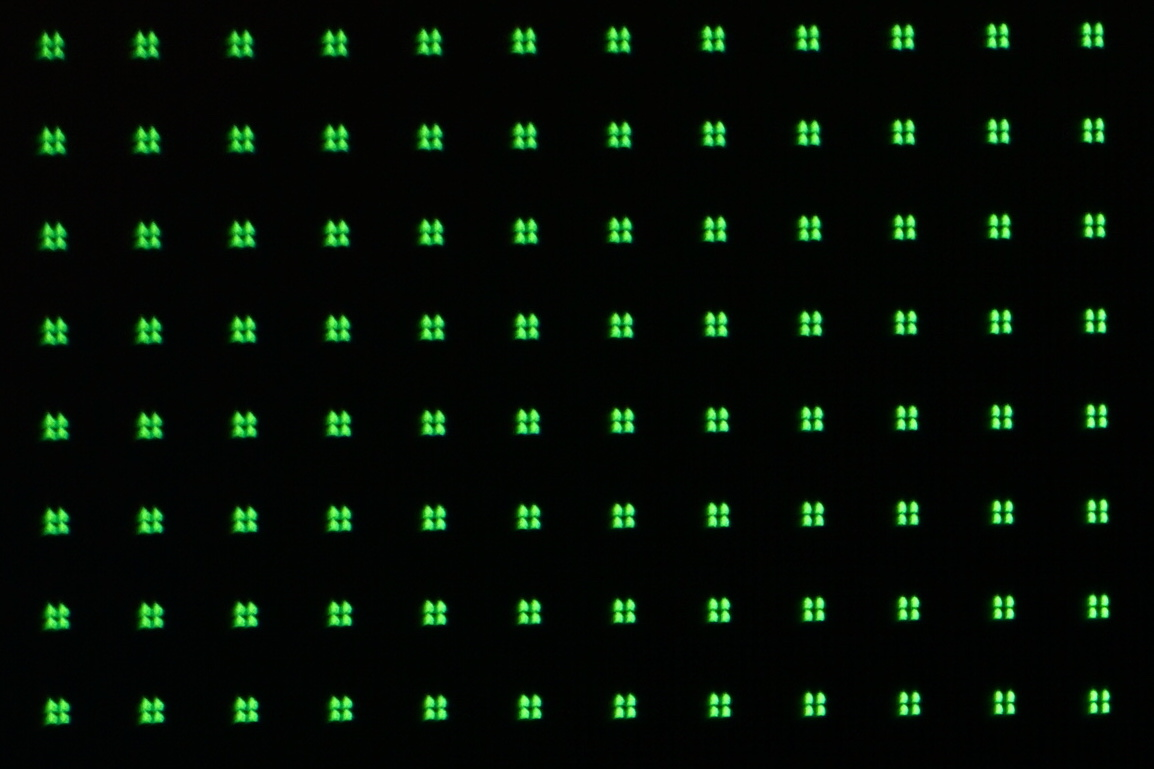
#> input picture croppedNoLens.jpg, 1154 x 769 px, found by its file name
$ python watershed.py
#> lines starting #> are read from the running program, lines starting #| are printed output that depends on the picture; after the words box and inside, x2 and y2 are one past the last pixel; in counts of white or black regions, pixels touching at a corner belong together
def main():
	import cv2
	import numpy as np
	from matplotlib import pyplot as plt

	name = "croppedNoLens.jpg"
	img = cv2.imread(name)
#> img is the input picture: shape (769, 1154, 3); mean B, G, R 5.4, 14.7, 5
	gray_img = cv2.cvtColor(img, cv2.COLOR_BGR2GRAY)
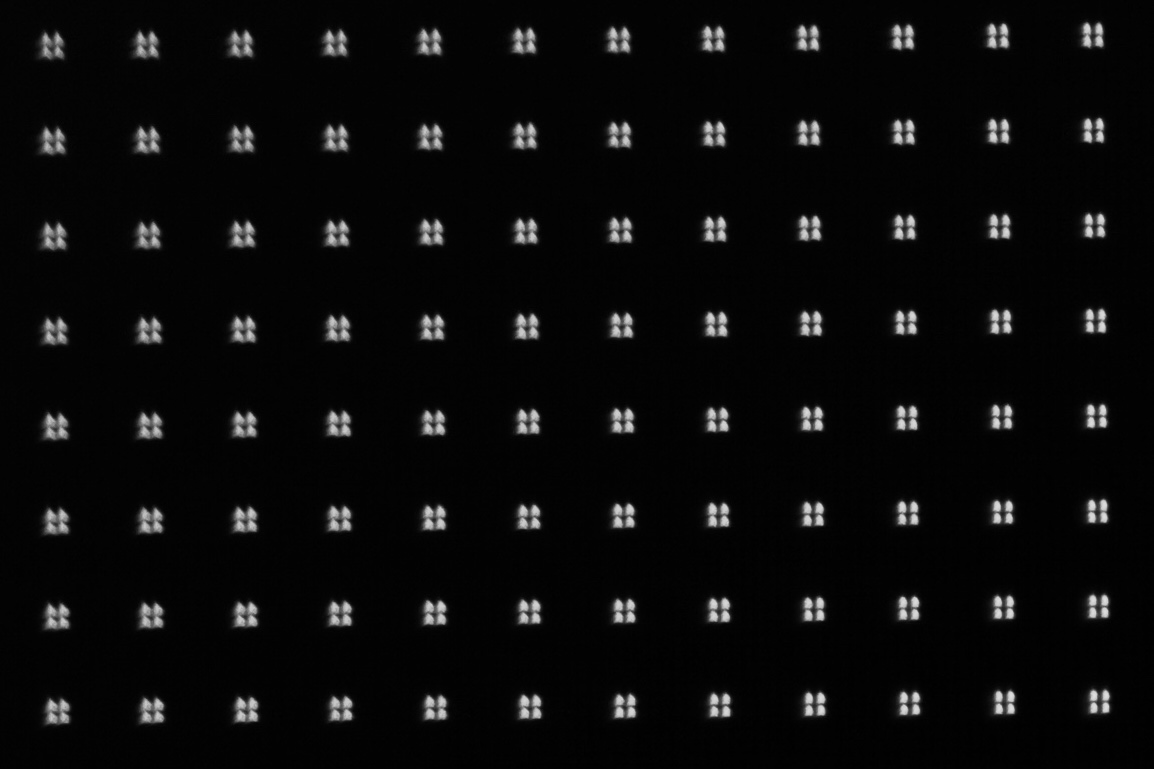
#> gray_img: shape (769, 1154); min 0, max 223, mean 10.7

	ret, thresh = cv2.threshold(gray_img, 0, 255, cv2.THRESH_BINARY + cv2.THRESH_OTSU)
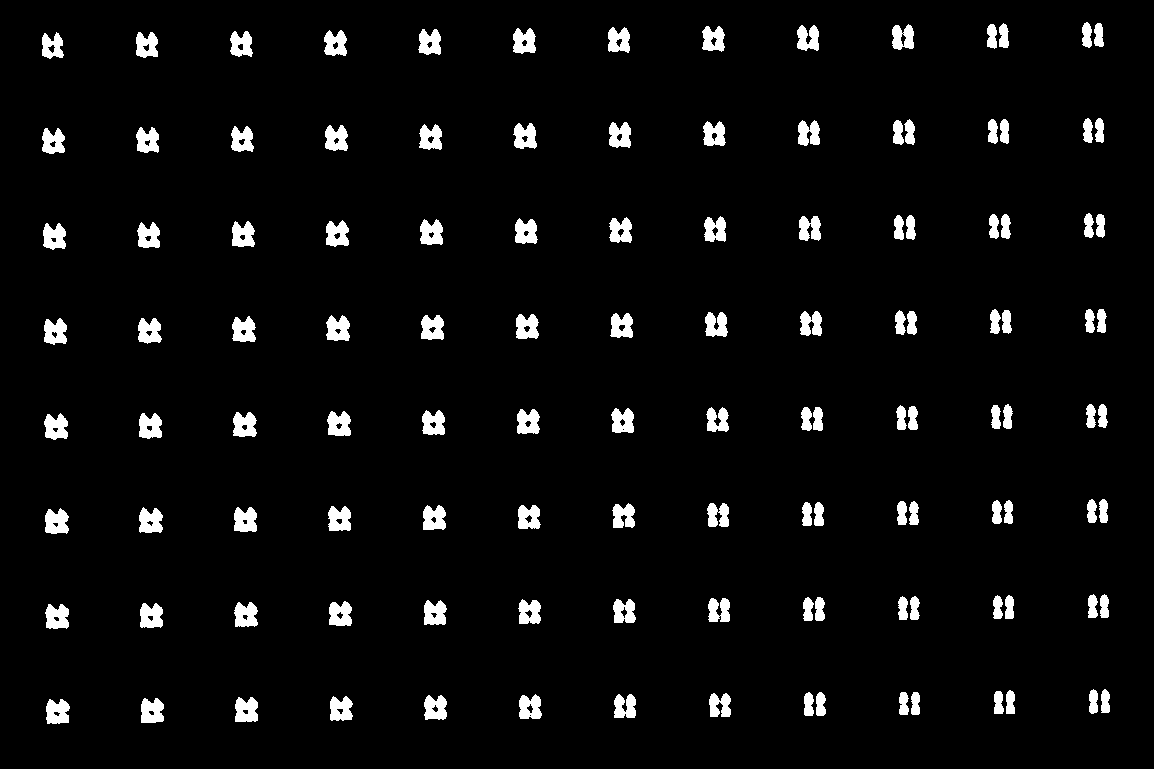
#> thresh: shape (769, 1154); 4.6% white; 123 white regions, largest, box (x1, y1, x2, y2) and area: (45, 508, 69, 534) 480, (139, 507, 163, 533) 473, (235, 697, 258, 722) 473
#> ret = 74

	##Do kernel convolution noise reduction
	# noise removal
	kernel = np.ones((5,5),np.uint8)
	opening = cv2.morphologyEx(thresh,cv2.MORPH_CLOSE,kernel, iterations = 3)
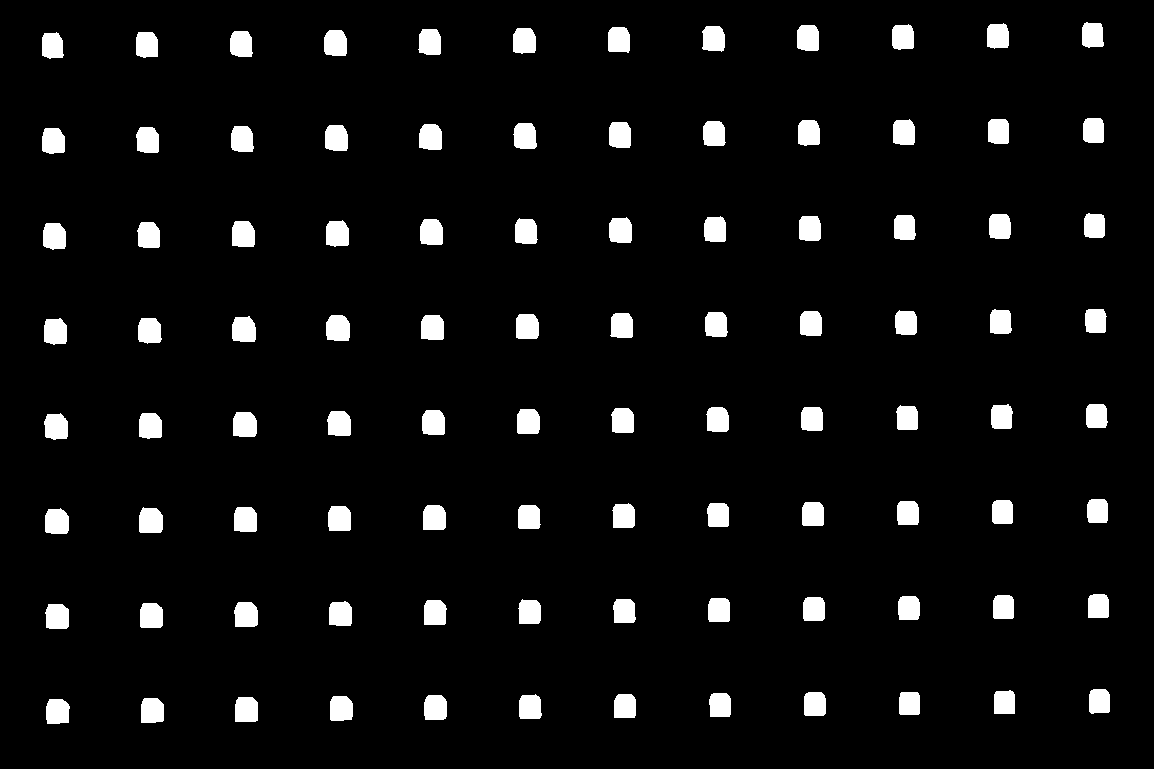
#> opening: shape (769, 1154); 5.6% white; 96 white regions
	#sure_bg = cv2.dilate(opening,kernel,iterations=2)

	#Lets find contours in the thresholded images
	cnts = cv2.findContours(opening, cv2.RETR_EXTERNAL, cv2.CHAIN_APPROX_SIMPLE)[-2]
#> cnts = 96 contours; largest, box (x1, y1, x2, y2) and area: (326, 315, 350, 341) 521, (139, 507, 163, 533) 518, (45, 508, 69, 534) 512, (233, 412, 257, 437) 512, (232, 221, 255, 247) 508
	print("[INFO] {} unique contours found".format(len(cnts)))
#| [INFO] 96 unique contours found

	for (i,c) in enumerate(cnts):
		#Draw the contours
		((x,y), _) = cv2.minEnclosingCircle(c)
		#cv2.putText(opening, "#[]".format(i + 1), (int(x) - 10, int(y)), cv2.FONT_HERSHEY_SIMPLEX, 0.6, (0,0,255), 2)
		cv2.drawContours(opening, [c], -1, (128,128,128), -2)
#> this loop made 96 passes
#> (x, y) on passes 1 to 12: (56.99, 711.7), (151.1, 711.1), (245.5, 710.1), (340.5, 708.7), (434.5, 708), (624, 706.6), (529.5, 707.2), (719.5, 705.4), (909, 703.4), (814, 704.2), (1004, 702.8), (1098.9, 701.5)
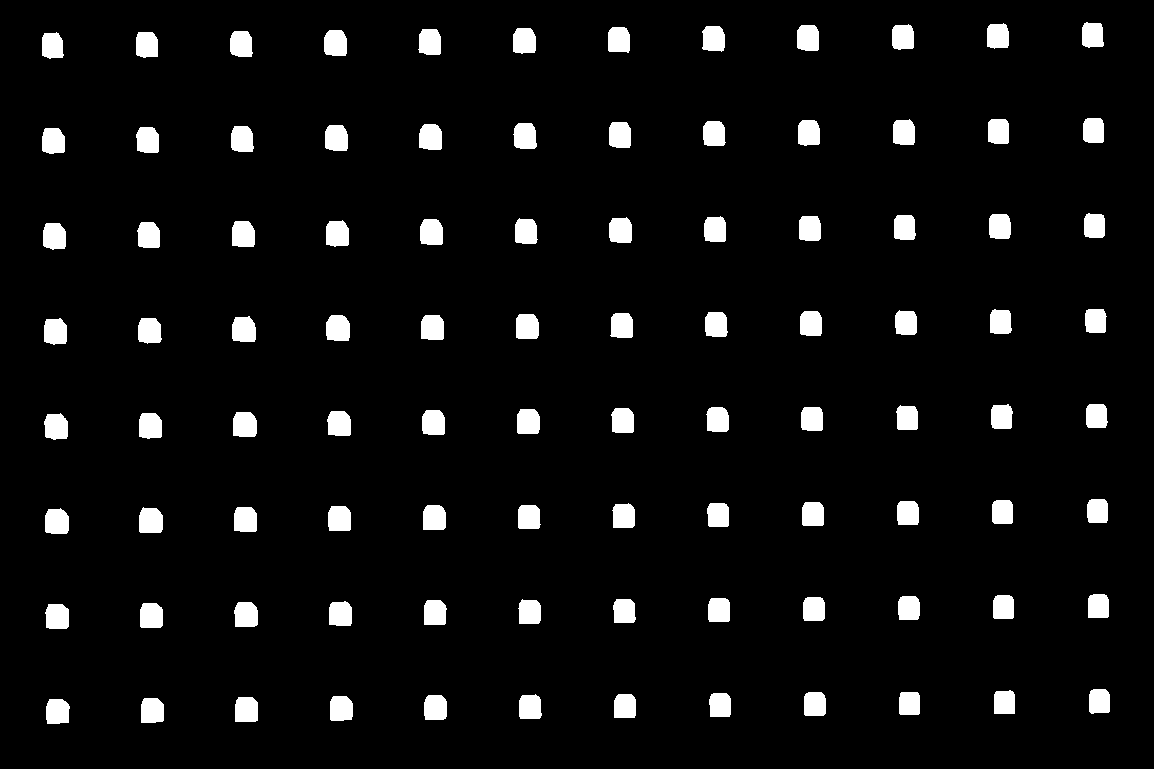
#> opening: shape (769, 1154); values 0 (black) and 128 (white), 5.6% white; 96 white regions, largest, box (x1, y1, x2, y2) and area: (326, 315, 350, 341) 563, (139, 507, 163, 533) 560, (233, 412, 257, 437) 554

	#cv2.imshow("Image", opening)
	#cv2.waitKey(0)

	plt.imshow(opening, 'gray')
	plt.show()


if __name__ == "__main__":
	main()
